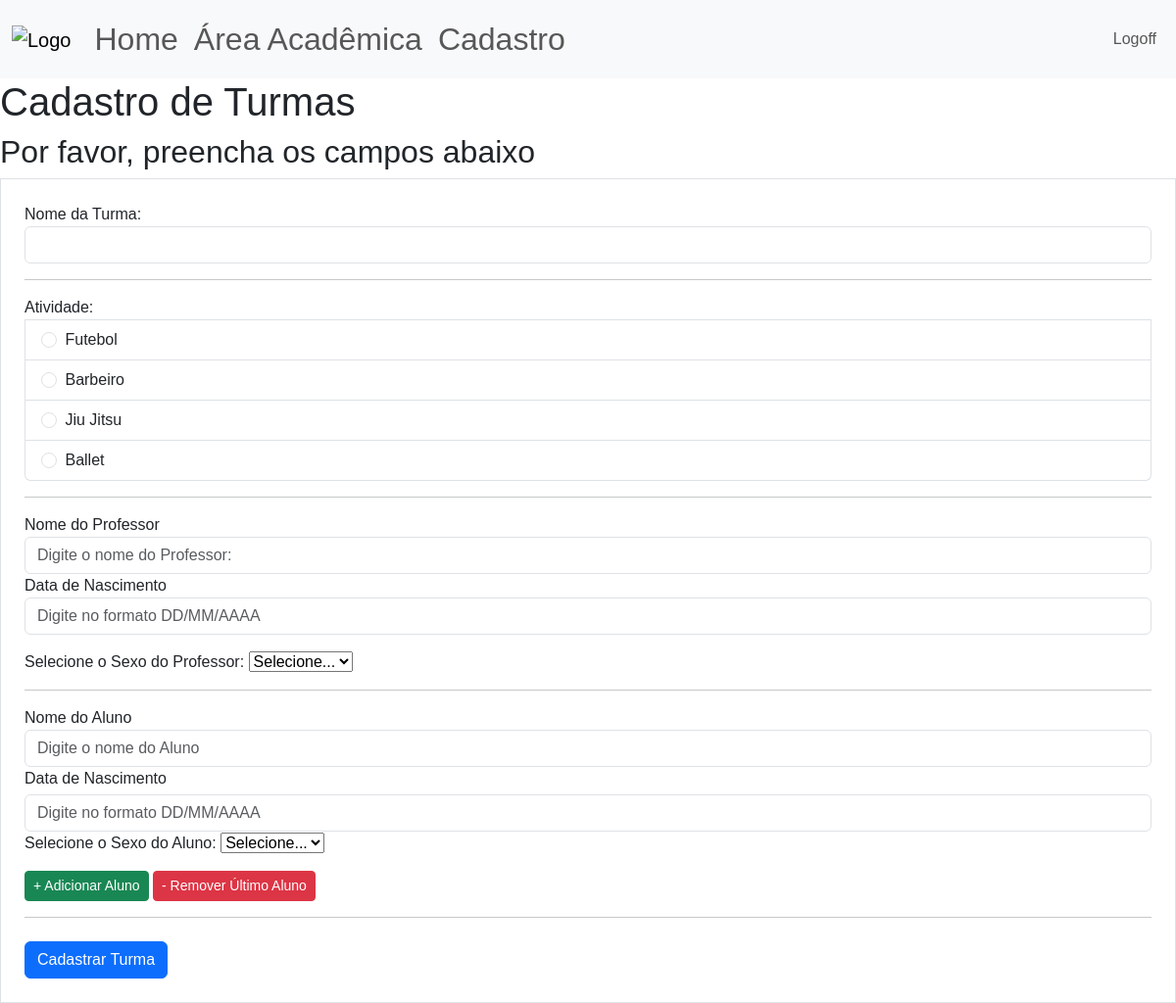
Screenshot of /cadastro/cad_turma (signed in) with the database file from the repository.
### site_verbo_amar/models.py (models this page shows)
class Atividade(database.Model):
    id = database.Column(database.Integer, primary_key=True)
    atividade = database.Column(database.String, nullable=False, unique=True)
    dias_aula = database.Column(database.String, nullable=False)

### site_verbo_amar/routes.py (the view, shortened to what this page needs)
@app.route("/cadastro/cad_turma", methods=['GET','POST'])
@login_required
def cad_turma():
    form_cad_turma = FormTurma()
    atividades = carregar_atividades()
    return render_template('cad_turma.html',
                           form_cad_turma=form_cad_turma,
                           atividades=atividades)

### site_verbo_amar/forms.py
class FormTurma(FlaskForm):
    nome_turma = StringField("Nome da Turma:", validators=[DataRequired()])
    atividade = StringField("Atividade:", validators=[DataRequired()])
    botao_submit_turma = SubmitField("Cadastrar Turma")

### site_verbo_amar/models.py (called while the page is built)
@login_manager.user_loader
def load_user(id_usuario):
    return Usuario.query.get(int(id_usuario))

### site_verbo_amar/routes.py (called while the page is built)
def carregar_atividades():
    atividades = Atividade.query.order_by(Atividade.id.asc())
    return atividades

### site_verbo_amar/templates/cad_turma.html (shortened to what this page needs)
{% extends 'base.html'%}
{% block body %}
<h1>Cadastro de Turmas</h1>
<h2>Por favor, preencha os campos abaixo</h2>
<div class="col">
  <form method="POST", action="" class="border p-4 mt-1">
    <fieldset>
      <div class="form-group">
        {{ form_cad_turma.nome_turma.label(class="form-control-label") }}
        {% if form_cad_turma.nome_turma.errors %}
          {{ form_cad_turma.nome_turma(class='form-control is-invalid')}}
      </div>
      <div class="invalid-feedback">
        {% for erro in form_cad_turma.nome_turma.errors %}
          {{erro}}
        {% endfor %}
      </div>
      {% else %}
        {{form_cad_turma.nome_turma(class="form-control")}}
      {% endif %}
    <hr>
    <ul class="list-group">
      {{form_cad_turma.atividade.label(class='form-control-label')}}
      {% for ativ in atividades %}
        <li class="list-group-item">
          <input class="form-check-input me-1" type="radio"
          name="atividade"
          value="{{ativ.atividade}}"
          id="{{ativ.atividade}}">
          <label class="form-check-label" for="{{ativ.atividade}}">{{ativ.atividade}}</label>
        </li>
      {% endfor %}
    </ul>
    <hr>
      <div class="form-group">
        <label for="nomeProfessor">Nome do Professor</label>
        <input type="text" class="form-control" id="nomeProfessor" name="nomeProfessor" placeholder="Digite o nome do Professor:">
        <label for="dataProfessor">Data de Nascimento</label>
        <input type="text" class="form-control" id="dataProfessor" name="dataProfessor" placeholder="Digite no formato DD/MM/AAAA">
        <label>Selecione o Sexo do Professor:</label>
        <select name="generoProfessor" id="genero" required>
          <option value="" disabled {% if not selected_gender %} selected{% endif %}>Selecione...</option>
        </select>
        </div>
    <hr>
    <div id="alunos-container">
      <div class="aluno-entry mb-3" id="aluno-1">
        <div class="form-group">
          <label>Nome do Aluno</label>
          <input type="text" class="form-control" name="nomeAluno[]" placeholder="Digite o nome do Aluno">
          <label>Data de Nascimento</label>
          <input type="text" class="form-control mt-1" name="dataAluno[]" placeholder="Digite no formato DD/MM/AAAA">
          <label>Selecione o Sexo do Aluno:</label>
          <select name="generoAluno[]" id="genero" required>
            <option value="" disabled {% if not selected_gender %} selected{% endif %}>Selecione...</option>
          </select>
        </div>
      </div>
    </div>
    <div class="mt-2 mb-3">
      <button type="button" class="btn btn-success btn-sm" id="add-aluno">
        + Adicionar Aluno
      </button>
      <button type="button" class="btn btn-danger btn-sm" id="remove-aluno">
        - Remover Último Aluno
      </button>
    </div>
    <hr>
    </fieldset>
    {{form_cad_turma.botao_submit_turma(class='btn btn-primary mt-2')}}
  </form>
</div>
{% endblock %}

### site_verbo_amar/static/main.css (style rules this page uses)
* { font-family:'Poppins', sans-serif; }

### rows the page displays
Atividade: atividade "Futebol"
Atividade: atividade "Barbeiro"
Atividade: atividade "Jiu Jitsu"
Atividade: atividade "Ballet"
